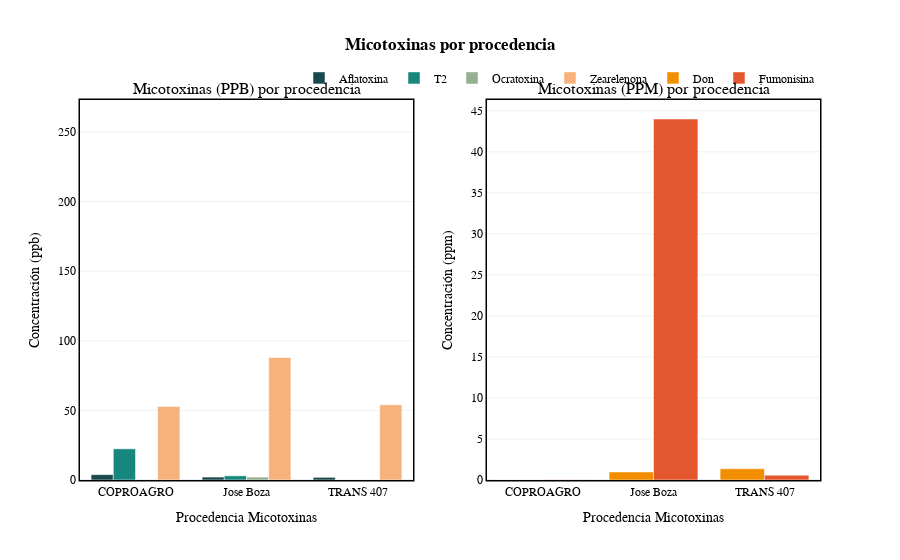

The notebook cell saved with this chart:
### Code cell
y_cols_ppb = ["aflatoxina", "t2", "ocratoxina", "zearelenona"]
y_cols_ppm = ["don", "fumonisina"]

fig = make_subplots(
    rows=1,
    cols=2,
    subplot_titles=("Micotoxinas (PPB) por procedencia",
                    "Micotoxinas (PPM) por procedencia"),
)

# --- Subplot 1: PPB ---
for i, col in enumerate(y_cols_ppb):
    fig.add_trace(
        go.Bar(
            x=summary_maiz_procedencia["procedencia_micotoxinas"],
            y=summary_maiz_procedencia[col],
            name=col.capitalize(),
            marker=dict(color=CORPORATE_COLORS[i % len(CORPORATE_COLORS)]),
        ),
        row=1,
        col=1,
    )

# --- Subplot 2: PPM ---
for j, col in enumerate(y_cols_ppm):
    fig.add_trace(
        go.Bar(
            x=summary_maiz_procedencia["procedencia_micotoxinas"],
            y=summary_maiz_procedencia[col],
            name=col.capitalize(),
            marker=dict(color=CORPORATE_COLORS[(j + len(y_cols_ppb)) % len(CORPORATE_COLORS)]),
        ),
        row=1,
        col=2,
    )

# Ejes
fig.update_xaxes(title_text="Procedencia Micotoxinas", row=1, col=1)
fig.update_xaxes(title_text="Procedencia Micotoxinas", row=1, col=2)
fig.update_yaxes(title_text="Concentración (ppb)", row=1, col=1)
fig.update_yaxes(title_text="Concentración (ppm)", row=1, col=2)

# Layout corporativo
fig.update_layout(barmode="group")
fig = apply_corporate_layout(fig, "<b>Micotoxinas por procedencia</b>")

# Guardar y mostrar
#ig.write_html(f"{ROOT_IMAGEN}/micotoxinas_ppb_ppm_por_proveedor.html")
fig.show()
s3.save_plotly_html(fig, "micotoxinas_ppb_ppm_por_proveedor.html")

### Figure 1 — Plotly figure (JSON) as saved in the notebook; plotly's stock layout.template omitted (floating-point values rounded to 4 significant figures)
{"data": [{"marker": {"color": "#1A494C"}, "name": "Aflatoxina", "type": "bar", "x": ["COPROAGRO", "Jose Boza", "TRANS 407", null], "xaxis": "x", "y": [3.84, 2.1, 1.9, 11.25], "yaxis": "y"}, {"marker": {"color": "#17877D"}, "name": "T2", "type": "bar", "x": ["COPROAGRO", "Jose Boza", "TRANS 407", null], "xaxis": "x", "y": [22.4, 3, 0, 34.25], "yaxis": "y"}, {"marker": {"color": "#94AF92"}, "name": "Ocratoxina", "type": "bar", "x": ["COPROAGRO", "Jose Boza", "TRANS 407", null], "xaxis": "x", "y": [0.16, 2.1, 0, 0.7], "yaxis": "y"}, {"marker": {"color": "#F6B27A"}, "name": "Zearelenona", "type": "bar", "x": ["COPROAGRO", "Jose Boza", "TRANS 407", null], "xaxis": "x", "y": [52.8, 88, 54, 259.3], "yaxis": "y"}, {"marker": {"color": "#F18F01"}, "name": "Don", "type": "bar", "x": ["COPROAGRO", "Jose Boza", "TRANS 407", null], "xaxis": "x2", "y": [0.014, 0.98, 1.37, 3.792], "yaxis": "y2"}, {"marker": {"color": "#E4572E"}, "name": "Fumonisina", "type": "bar", "x": ["COPROAGRO", "Jose Boza", "TRANS 407", null], "xaxis": "x2", "y": [0.04, 44, 0.59, 0.008182], "yaxis": "y2"}], "layout": {"annotations": [{"font": {"size": 16}, "showarrow": false, "text": "Micotoxinas (PPB) por procedencia", "x": 0.225, "xanchor": "center", "xref": "paper", "y": 1, "yanchor": "bottom", "yref": "paper"}, {"font": {"size": 16}, "showarrow": false, "text": "Micotoxinas (PPM) por procedencia", "x": 0.775, "xanchor": "center", "xref": "paper", "y": 1, "yanchor": "bottom", "yref": "paper"}], "barmode": "group", "font": {"color": "black", "family": "Arial", "size": 12}, "legend": {"font": {"color": "black"}, "orientation": "h", "x": 1, "xanchor": "right", "y": 1.02, "yanchor": "bottom"}, "paper_bgcolor": "white", "plot_bgcolor": "white", "title": {"text": "<b>Micotoxinas por procedencia</b>", "x": 0.5}, "xaxis": {"anchor": "y", "domain": [0, 0.45], "linecolor": "black", "linewidth": 1.5, "mirror": true, "showline": true, "tickfont": {"color": "black"}, "title": {"font": {"color": "black"}, "text": "Procedencia Micotoxinas"}}, "xaxis2": {"anchor": "y2", "domain": [0.55, 1], "linecolor": "black", "linewidth": 1.5, "mirror": true, "showline": true, "tickfont": {"color": "black"}, "title": {"font": {"color": "black"}, "text": "Procedencia Micotoxinas"}}, "yaxis": {"anchor": "x", "domain": [0, 1], "linecolor": "black", "linewidth": 1.5, "mirror": true, "showline": true, "tickfont": {"color": "black"}, "title": {"font": {"color": "black"}, "text": "Concentración (ppb)"}}, "yaxis2": {"anchor": "x2", "domain": [0, 1], "linecolor": "black", "linewidth": 1.5, "mirror": true, "showline": true, "tickfont": {"color": "black"}, "title": {"font": {"color": "black"}, "text": "Concentración (ppm)"}}}}
